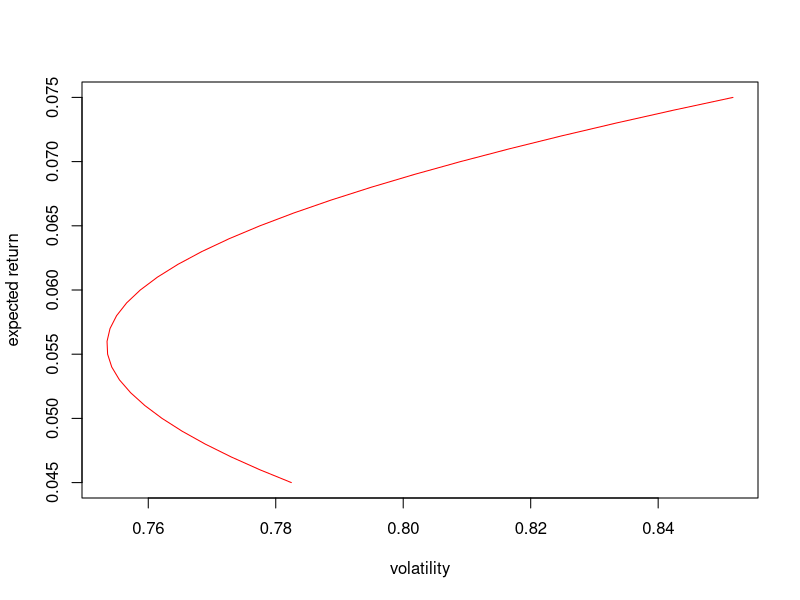

Write the R code that produced this figure.
# - You can do it easily using portfolio.optim in tseries package.
# - Suppose you are considering the global portfolio with passive investment
# strategy, where you want to invest in the ETF of FTSE, DAX, SMI and CAC.
# - Your annualized expected return is 12.5%.
# - Consider annualized risk-free rate of return as 3%.

Index_Value<-as.matrix(EuStockMarkets)

## log-return in percentage terms
r<-diff(log(Index_Value))*100

## expected return
expected_return <- 12.5/252

## portfolio covariance
Sigma<-cov(r)

library(tseries)

port_optim<-portfolio.optim(r
                            ,pm=expected_return
                            ,covmat=Sigma
                            ,rf=3/252)

## optimized portfolio weights

weight<-port_optim$pw*100
names(weight)<-colnames(EuStockMarkets)
weight


## expected return
port_optim$pm

## volatility at optimized weights
port_optim$ps


### Plot the efficient frontier
er<-seq(0.045,0.075,0.001)
frontier<-matrix(NA,nrow=length(er),ncol=2)
for(i in 1:length(er)){
  port_optim<-portfolio.optim(r
                              ,pm=er[i]
                              ,covmat=Sigma
                              ,rf=3/252)
  frontier[i,]<-c(port_optim$ps,port_optim$pm)
}
plot(frontier,col="red",type = "l"
     ,xlab="volatility"
     ,ylab = "expected return")